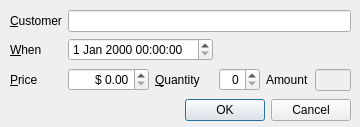
<?xml version="1.0" encoding="UTF-8"?>
<ui version="4.0">
 <class>TicketOrderDlg1</class>
 <widget class="QDialog" name="TicketOrderDlg1">
  <property name="geometry">
   <rect>
    <x>0</x>
    <y>0</y>
    <width>360</width>
    <height>127</height>
   </rect>
  </property>
  <property name="windowTitle">
   <string>Dialog</string>
  </property>
  <widget class="QWidget" name="">
   <property name="geometry">
    <rect>
     <x>10</x>
     <y>10</y>
     <width>341</width>
     <height>111</height>
    </rect>
   </property>
   <layout class="QVBoxLayout" name="verticalLayout">
    <item>
     <layout class="QGridLayout" name="gridLayout">
      <item row="0" column="0">
       <widget class="QLabel" name="label">
        <property name="text">
         <string>&amp;Customer</string>
        </property>
        <property name="buddy">
         <cstring>customerLineEdit</cstring>
        </property>
       </widget>
      </item>
      <item row="1" column="0">
       <widget class="QLabel" name="label_2">
        <property name="text">
         <string>&amp;When</string>
        </property>
        <property name="buddy">
         <cstring>whenDateTimeEdit</cstring>
        </property>
       </widget>
      </item>
      <item row="2" column="1" rowspan="2">
       <widget class="QDoubleSpinBox" name="priceDoubleSpinBox">
        <property name="alignment">
         <set>Qt::AlignRight|Qt::AlignTrailing|Qt::AlignVCenter</set>
        </property>
        <property name="prefix">
         <string>$ </string>
        </property>
        <property name="maximum">
         <double>5000.000000000000000</double>
        </property>
       </widget>
      </item>
      <item row="2" column="3" rowspan="2">
       <widget class="QSpinBox" name="quantitySpinBox">
        <property name="alignment">
         <set>Qt::AlignRight|Qt::AlignTrailing|Qt::AlignVCenter</set>
        </property>
       </widget>
      </item>
      <item row="0" column="1" colspan="5">
       <widget class="QLineEdit" name="customerLineEdit"/>
      </item>
      <item row="2" column="0" rowspan="2">
       <widget class="QLabel" name="label_3">
        <property name="text">
         <string>&amp;Price</string>
        </property>
        <property name="buddy">
         <cstring>priceDoubleSpinBox</cstring>
        </property>
       </widget>
      </item>
      <item row="2" column="2" rowspan="2">
       <widget class="QLabel" name="label_4">
        <property name="text">
         <string>&amp;Quantity</string>
        </property>
        <property name="buddy">
         <cstring>quantitySpinBox</cstring>
        </property>
       </widget>
      </item>
      <item row="2" column="4" rowspan="2">
       <widget class="QLabel" name="label_5">
        <property name="text">
         <string>Amount</string>
        </property>
        <property name="buddy">
         <cstring>amountLineEdit</cstring>
        </property>
       </widget>
      </item>
      <item row="2" column="5" rowspan="2">
       <widget class="QLineEdit" name="amountLineEdit">
        <property name="enabled">
         <bool>false</bool>
        </property>
        <property name="alignment">
         <set>Qt::AlignRight|Qt::AlignTrailing|Qt::AlignVCenter</set>
        </property>
       </widget>
      </item>
      <item row="1" column="1" colspan="2">
       <widget class="QDateTimeEdit" name="whenDateTimeEdit"/>
      </item>
     </layout>
    </item>
    <item>
     <widget class="QDialogButtonBox" name="buttonBox">
      <property name="orientation">
       <enum>Qt::Horizontal</enum>
      </property>
      <property name="standardButtons">
       <set>QDialogButtonBox::Cancel|QDialogButtonBox::Ok</set>
      </property>
     </widget>
    </item>
   </layout>
  </widget>
 </widget>
 <resources/>
 <connections>
  <connection>
   <sender>buttonBox</sender>
   <signal>accepted()</signal>
   <receiver>TicketOrderDlg1</receiver>
   <slot>accept()</slot>
   <hints>
    <hint type="sourcelabel">
     <x>229</x>
     <y>111</y>
    </hint>
    <hint type="destinationlabel">
     <x>157</x>
     <y>126</y>
    </hint>
   </hints>
  </connection>
  <connection>
   <sender>buttonBox</sender>
   <signal>rejected()</signal>
   <receiver>TicketOrderDlg1</receiver>
   <slot>reject()</slot>
   <hints>
    <hint type="sourcelabel">
     <x>297</x>
     <y>117</y>
    </hint>
    <hint type="destinationlabel">
     <x>286</x>
     <y>126</y>
    </hint>
   </hints>
  </connection>
 </connections>
</ui>
